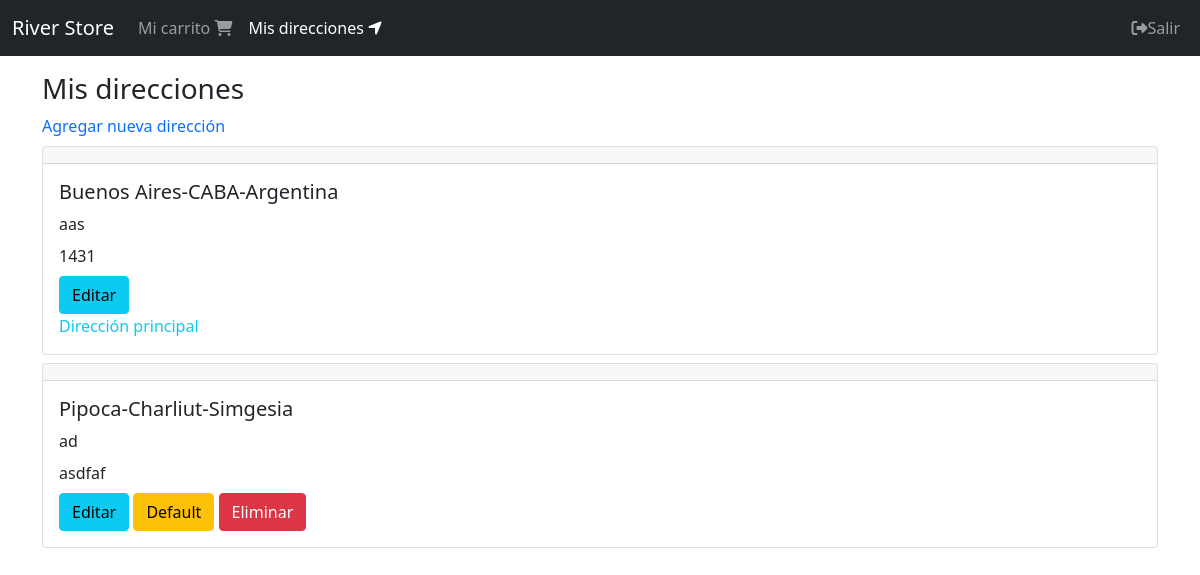
The page /direcciones/ (signed in) on the database its author committed.
### shipping_addresses/models.py (models this page shows, shortened)
class ShippingAddress(models.Model):
    user = models.ForeignKey(User, null=False, blank=False, on_delete=models.CASCADE)
    line1 = models.CharField(max_length=200)
    line2 = models.CharField(max_length=200, blank=True)
    city=models.CharField(max_length=100)
    state=models.CharField(max_length=100)
    country=models.CharField(max_length=50)
    reference=models.CharField(max_length=300)
    postal_code=models.CharField(max_length=10, null=False, blank=False)
    default=models.BooleanField(default=False)
    created_at=models.DateTimeField(auto_now_add=True)
    @property
    def address(self):
        return f'{self.city}-{self.state}-{self.country}'

### shipping_addresses/views.py (the view)
# urls.py: path('', views.ShippingAddressListView.as_view(), name='shipping_addresses'),
class ShippingAddressListView(LoginRequiredMixin, ListView):
    login_url = 'login'
    model = ShippingAddress
    template_name = 'shipping_addresses/shipping_addresses.html'
    def get_queryset(self):
        return ShippingAddress.objects.filter(user=self.request.user).order_by('-default')

### shipping_addresses/templates/shipping_addresses/shipping_addresses.html
{% extends 'base.html' %}
{% block content %}
<div class="col">
    <div class="h3">
        Mis direcciones
    </div>
    <div>
        <a href="{% url 'shipping_addresses:create' %}" style="text-decoration: none;">
        Agregar nueva dirección
        </a>
    </div>
    <div class="mt-2 mb-5">
        {% for shipping_address in object_list %}
        <div class="mt-2">
        {% include 'shipping_addresses/snippets/shipping_address.html' with edit=True %}
        </div>
        {% endfor %}
    </div>
</div>
{% endblock %}

### shipping_addresses/templates/shipping_addresses/snippets/shipping_address.html
<div class="card">
    <h5 class="card-header"></h5>
    <div class="card-body">
        <h5 class="card-title">{{ shipping_address.address }}</h5>
        <div class="card-title">{{ shipping_address.reference }}</div>
        <div class="card-title">{{ shipping_address.postal_code }}</div>
        {% if edit %}
        <div class="mt-2">
            <a href="{% url 'shipping_addresses:update' shipping_address.pk %}" class="btn btn-info">Editar</a>
            {% if shipping_address.default %}
            <div class="text-info">
                Dirección principal
            </div>
            {% else %}
            <a href="{% url 'shipping_addresses:default' shipping_address.pk %}" class="btn btn-warning">Default</a>
            <a href="{% url 'shipping_addresses:delete' shipping_address.pk %}" class="btn btn-danger">Eliminar</a>
            {% endif %}
        </div>
        {% endif %}
    </div>
</div>

### rows shown on the page
ShippingAddress: address "Buenos Aires-CABA-Argentina", reference "aas", postal_code "1431", default "Dirección principal"
ShippingAddress: address "Pipoca-Charliut-Simgesia", reference "ad", postal_code "asdfaf", default "Default"
